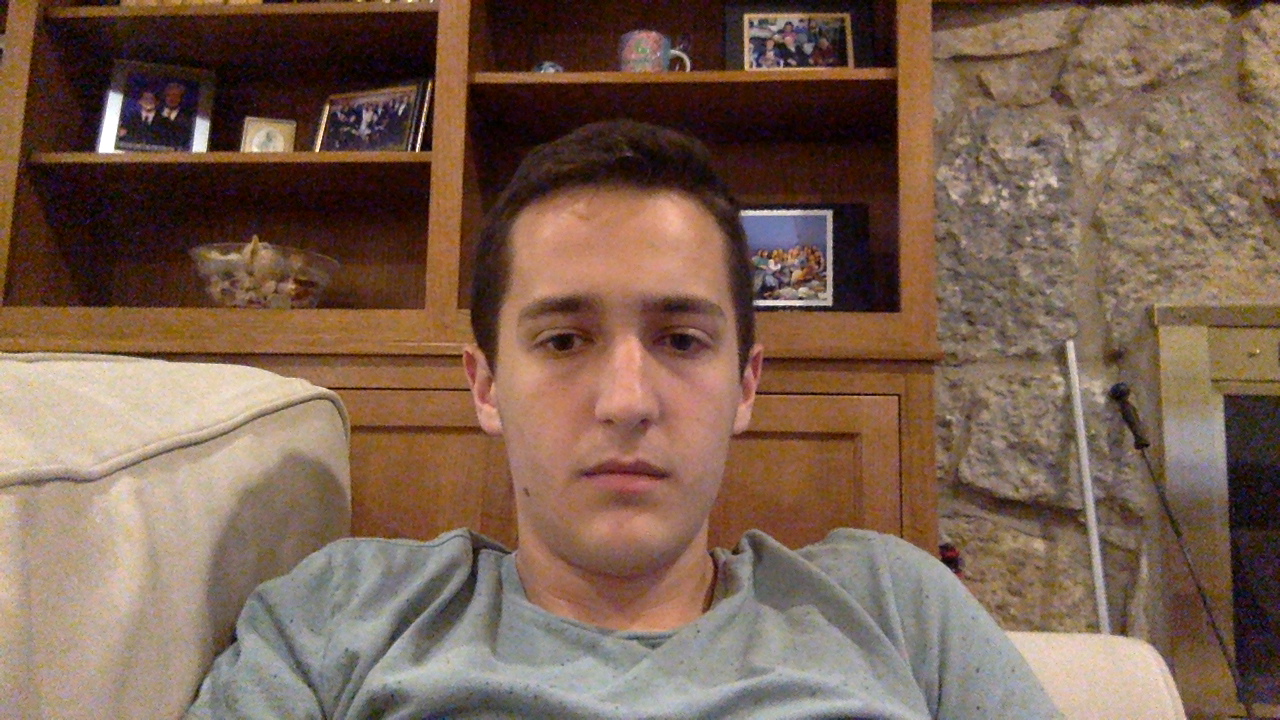
#> input picture images/frame3.png, 1280 x 720 px, given in place of the camera
$ python capture_scroll.py
#> lines starting #> are read from the running program, lines starting #| are printed output that depends on the picture; after the words box and inside, x2 and y2 are one past the last pixel; in counts of white or black regions, pixels touching at a corner belong together
### haar_detector.py
import cv2 as cv
import numpy as np

''' Load the OpenCV face and eye classifiers '''
cv_path = '/library/frameworks/python.framework/versions/3.6/lib/python3.6/site-packages/cv2/data'
face_cascade = cv.CascadeClassifier(cv_path+'/haarcascade_frontalface_default.xml')
face_cascade_alt = cv.CascadeClassifier(cv_path+'/haarcascade_frontalface_alt.xml')
face_cascade_alt2 = cv.CascadeClassifier(cv_path+'/haarcascade_frontalface_alt2.xml')

eye_cascade = cv.CascadeClassifier(cv_path+'/haarcascade_eye.xml')
left_eye_cascade = cv.CascadeClassifier(cv_path+'/haarcascade_lefteye_2splits.xml')
right_eye_cascade = cv.CascadeClassifier(cv_path+'/haarcascade_righteye_2splits.xml')
glasses_cascade = cv.CascadeClassifier(cv_path+'/haarcascade_eye_tree_eyeglasses.xml')

# [12 lines left out: function percent_overlap, not called in this run]

def detect_faces(im):
    faces = face_cascade.detectMultiScale(im, 1.3, 5)
    if len(faces) == 0:
        faces = face_cascade_alt.detectMultiScale(im, 1.3, 5)
        if len(faces) == 0:
            faces = face_cascade_alt2.detectMultiScale(im, 1.3, 5)
    return faces

def detect_eyes(face):
    eyes = eye_cascade.detectMultiScale(face)
    if len(eyes) == 0:
        eyes = glasses_cascade.detectMultiScale(face)
        # if len(eyes) == 0:
        #     eyes = left_eye_cascade.detectMultiScale(face)
        #     eyes = np.concatenate((eyes, right_eye_cascade.detectMultiScale(face)), axis=0)
    return eyes

### detect_pupils.py
import numpy as np

import skimage.feature as feat
import skimage.filters as filters
import skimage.morphology as morph

import cv2 as cv

from haar_detector import *

# [20 lines left out: function select_eyes, not called in this run]

def weighted_size_for(blob, mx, my, h):
    rad = int(blob[2]*np.sqrt(2.))
    size = np.count_nonzero(morph.disk(rad))

    ''' Use an Epanechnikov kernel to weight the size of the blob by how far away it is from the center of the eye '''
    dist = (np.sqrt((blob[0]-my)**2 + (blob[1]-mx)**2)/h)**2
    return size * max(1-dist, 0)

def detect_pupils(im, ret_eyes=False, ret_face=False, rel_coords=False):
    ''' Detect faces in the image. Hopefully there is only one face '''
    faces = detect_faces(im)
    if len(faces) != 1:
        if ret_eyes and ret_face: return [], [], []
        elif ret_eyes or ret_face: return [], []
        return []

    x, y, w, h = faces[0]

    ''' Detect the eyes in the image '''
    face = im[y:y+h, x:x+w]
    eyes = detect_eyes(face)
    if len(eyes) > 2:
        eyes = select_eyes(eyes, w)

    if len(eyes) < 2:
        if ret_eyes and ret_face: return [], [], []
        elif ret_eyes or ret_face: return [], []
        return []

    pupils = []

    # [6 lines of commented-out code are left out]

    for i, (ex, ey, ew, eh) in enumerate(eyes):
        p = min(15, min(ew, eh)//3) # padding since the OpenCV detected eyes usually contain a lot of surrounding mess
        ex, ey = ex+p, ey+p
        ew, eh = ew-2*p, eh-2*p
        eye = face[ey:ey+eh, ex:ex+ew]

        # [4 lines of commented-out code are left out]
        min_sigma, max_sigma = 1.25, 13.5

        ''' Preprocess the image '''
        eye = filters.median(eye, morph.disk(3)) # median filtering was found experimentally to improve results
        _, eye = cv.threshold(eye, np.percentile(eye.ravel(), 25), 255, cv.THRESH_BINARY_INV) # thresholding @ the 25th percentile results in a good blob canvas

        ''' Perform LoG spot detection on the eye patch '''
        blobs = feat.blob_log(eye/255.,
                            min_sigma=min_sigma,
                            max_sigma=max_sigma,
                            num_sigma=15,
                            threshold=0.5) # default is [1.25, 8.0]

        if len(blobs) == 0:
            print('No blobs found for eye')
            continue

        mx, my = ew/2., eh/2.
        h = (mx + my)/2.

        ''' Pick the blob that has the largest weighted size. This assumes that the pupil is likely to be both: '''
        '''             a) large-ish in size, and                                                               '''
        '''             b) near-ish to the center of the eye                                                    '''
        sizes = np.array(list(map(lambda blob: weighted_size_for(blob,
                                                                mx,
                                                                my,
                                                                h), blobs)))
        blob = blobs[np.argmax(sizes)]
        bx, by = blob[1], blob[0]

        if not rel_coords:
            bx += x+ex
            by += y+ey

        pupils.append({
            'x': bx,
            'y': by,
            'r': blob[2]*np.sqrt(2.)
        })

    if ret_eyes:
        eyes = list(map(
            lambda eye: (x+eye[0], y+eye[1], eye[2], eye[3]),
            eyes
        ))

    if ret_eyes and ret_face:
        return pupils, eyes, faces[0]
    elif ret_eyes:
        return pupils, eyes
    elif ret_face:
        return pupils, face

    return pupils

# [17 lines that do not run on import are left out]

    # [19 lines of commented-out code are left out]

### capture_scroll.py
# SYNAPSIS:
    # When this program is run, is reads frames from the webcam
    # and performs pupil detection on each frame.

    # The program works with the web interface to get the pupil's vertical distance moved.
    #
    # In the web interface, there is an initial calibration period (~5 seconds) in which
    # the user is asked to stare at a stationary red dot.
    #
    # During this period, the capture program (in this file) calculates a mean vertical
    # position for the pupils.
    #
    # Once the calibration period has finished, the pupil position found in all subsequent frames
    # is used to calculate how much to scroll.

import cv2 as cv
import numpy as np
import sys
import signal
from time import time, sleep
import json
from os.path import isfile

from detect_pupils import detect_pupils
from fps_for_tracking import get_fps
from tracking import *

smooth_scrolling = False
if smooth_scrolling:
    import subprocess
    from multiprocessing.connection import Client
else:
    import pyautogui as gui

calibration_done = None    # flag to set to True once the calibration period has elapsed
display = True               # flag to set to True if you want to see the detection/tracking, otherwise it is headlessly
height, width = None, None  # the height and width of the window that the web interface is in

def start_calibration(signum, frame):
    global calibration_done
    calibration_done = False

def read_dimensions(signum, frame):
    ''' get the viewport dimensions that were saved to a file by the webserver '''
    global height, width

    if not isfile('dimensions.txt'):
        print('No dimension file')
        return

    # the dimensions.txt file should be a JSON string
    # formatted as: {height: <height>, width: <width>}
    with open('dimensions.txt') as f:
        dimensions = json.loads(f.read())

    height = int(dimensions['height'])
    width = int(dimensions['width'])

def dist(p1, p2):
    ''' Euclidean distance between two 2d points '''
    return np.sqrt((p1[0]-p2[0])**2 + (p1[1]-p2[1])**2)

def perform_capture():
    ''' read frames from the webcam and perform pupil detection '''
    global calibration_done, debug
    global height, width

    if height is None or width is None:
        read_dimensions(None, None)
#> (reads dimensions.txt from the repository)

        # if we still don't have dimensions, just make 'em up
        if height is None or width is None:
            height, width = 1, 1

    prev_p1, prev_p2 = None, None   # the previous positions of the two pupils
    init_y1, init_y2 = 0, 0         # the initial y position of both pupils
    T = 3                           # threshold distance that each pupil must have moved less
                                    # than between frames to be considered calibrated

    t = .5

    if smooth_scrolling:
        conn = Client(('localhost', 6000), authkey=b'password')

    cap = cv.VideoCapture(0)

    while True:
        _, frame = cap.read()
#> frame is the input picture: shape (720, 1280, 3); mean B, G, R 81.1, 97.3, 122.5

        gray = cv.cvtColor(frame, cv.COLOR_BGR2GRAY)
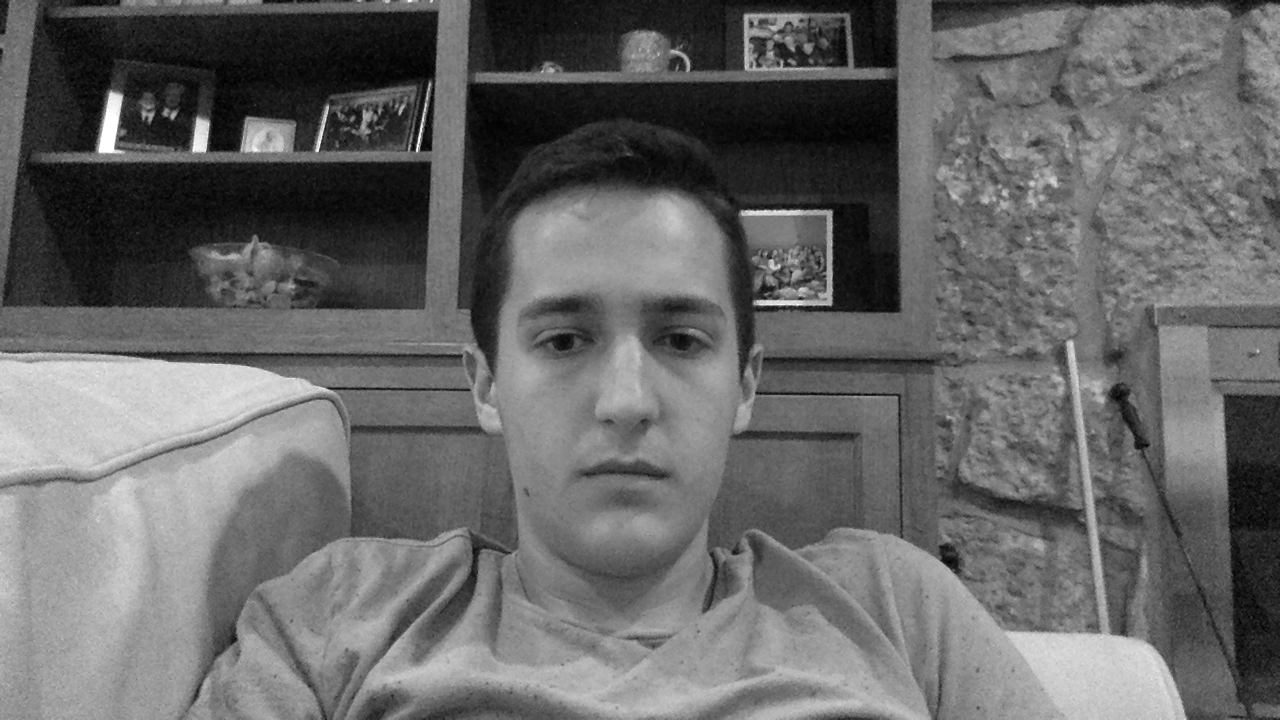
#> gray: shape (720, 1280); min 0, max 255, mean 103
        pupils, eyes, face = detect_pupils(gray, ret_eyes=True, ret_face=True, rel_coords=False)
#> in detect_faces, `faces = face_cascade.detectMultiScale(im, 1.3, 5)`: faces = [[448, 195, 362, 362]]
#> in detect_pupils, `x, y, w, h = faces[0]`: x = 448; y = 195; w = 362
#> in detect_pupils, `face = im[y:y+h, x:x+w]`:
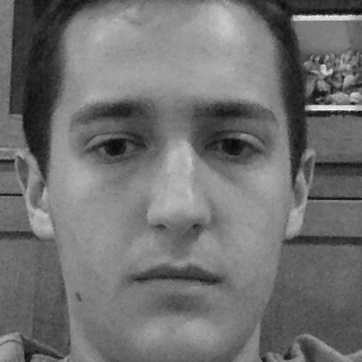
#> face: shape (362, 362); min 3, max 252, mean 112.5
#> in detect_eyes, `eyes = eye_cascade.detectMultiScale(face)`: eyes = [[79, 109, 72, 72], [192, 108, 74, 74]]
#> the loop in detect_pupils, `for i, (ex, ey, ew, eh) in enumerate(eyes):` made 2 passes
#> (ex, ey, ew, eh, p, min_sigma, max_sigma, mx) on passes 1 to 2: (94, 124, 42, 42, 15, 1.25, 13.5, 21), (207, 123, 44, 44, 15, 1.25, 13.5, 22)
#> pass 1, in detect_pupils, `eye = face[ey:ey+eh, ex:ex+ew]`:
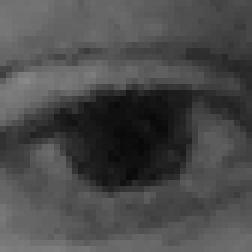
#> eye: shape (42, 42) (shown 6 times larger); min 8, max 136, mean 74.4
#> pass 1, in detect_pupils, `_, eye = cv.threshold(eye, np.percentile(eye.ravel(), 25), 255, cv.THR..`:
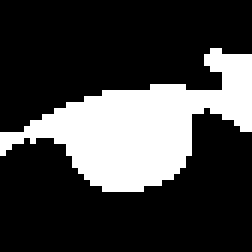
#> eye: shape (42, 42) (shown 6 times larger); 25.3% white; 1 white region, box (x1, y1, x2, y2) and area: (0, 8, 42, 32) 446
#> pass 2, in detect_pupils, `eye = face[ey:ey+eh, ex:ex+ew]`:
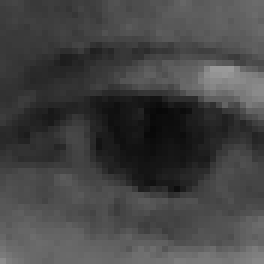
#> eye: shape (44, 44) (shown 6 times larger); min 8, max 154, mean 67.8
#> after the loop in detect_pupils, `for i, (ex, ey, ew, eh) in enumerate(eyes):`: pupils = 2 items
#> in detect_pupils, `eyes = list(map( lambda eye: (x+eye[0], y+eye[1], eye[2], eye[3]), eye..`: eyes = [(527, 304, 72, 72), (640, 303, 74, 74)]
#> pupils = 2 items; eyes = [(527, 304, 72, 72), (640, 303, 74, 74)]; face = [448, 195, 362, 362]

        if calibration_done is None:
            if display:
                cv.imshow('frame', frame)
        elif not calibration_done:
            # Calibration is stopped when there are two consecutive frames where
            # the L2 distance of the (x, y) positions that each pupil has moved between
            # frames is smaller than a threshold.
            #
            # Therefore, if we are here, then that condition has not yet been satisfied.
            # Usually, this happens pretty quickly so this is probably towards the beginning of capture.

            if display:
                for p in pupils:
                    cv.circle(frame, (int(p['x']), int(p['y'])), int(p['r']), (0, 0, 255), 2)

                for ex,ey,ew,eh in eyes:
                    cv.rectangle(frame, (int(ex), int(ey)), (int(ew+ex), int(eh+ey)), (0, 0, 255), 2)

                cv.imshow('frame', frame)

            if len(pupils) == 2:
                # Only determine if this frame is good enough to end
                # calibration if there are two pupils found. Crazy, right?

                p1, p2 = pupils[0], pupils[1]

                if prev_p1 is None or prev_p2 is None:
                    # If this is the first frame, then prev_p1
                    # and prev_p2 will be None, so set them.

                    prev_p1 = (p1['x'], p1['y'])
                    prev_p2 = (p2['x'], p2['y'])
                else:
                    # Otherwise, we are in not the first frame and should
                    # compare the found pupil positions to their previous position.

                    curr_p1 = (p1['x'], p1['y'])
                    curr_p2 = (p2['x'], p2['y'])

                    dist1 = dist(prev_p1, curr_p1)
                    dist2 = dist(prev_p2, curr_p2)

                    if dist1 < T and dist2 < T:
                        # Only consider calibrated if BOTH the distances moved
                        # is less than the threshold.

                        calibration_done = True

                        pad = 10            # This padding is used for two things:
                                            #       1. Determining the upper boundary of the eye
                        oy1 = p1['r']+pad   #          bounding box for tracking (giving the pupil some margin).
                                            #       2. Trimming the horizontal dimension of the eye
                        oy2 = p2['r']+pad   #          so that the corners and other junk is not included.
                                            # This is a very crude method but it seem to works OK.

                        # The pupil tracker takes a tuple defining a circle as:
                        #       (x center, y center, radius)
                        tp1 = init_tracker((p1['x'], p1['y'], p1['r']),
                                            'csrt',
                                            frame,
                                            'pupil')

                        tp2 = init_tracker((p2['x'], p2['y'], p2['r']),
                                            'csrt',
                                            frame,
                                            'pupil')

                        init_y1 = p1['y']#-eyes[0][1]
                        init_y2 = p2['y']#-eyes[1][1]
                    else:
                        # Otherwise, update prev_p1 and
                        # prev_p2 and keep on chugging.

                        prev_p1 = curr_p1
                        prev_p2 = curr_p2

        else:
            # Once calibration has completed, we have four trackers:
            #       * One for the left eye (and one for the right eye)
            #       * One for the left pupil (and one for the right pupil)
            # These trackers are named:
            #       te1, tp1, te2, and tp2

            if len(eyes) > 0 and len(pupils) > 0:
                # This check is to make sure we do not try to track the pupil
                # when the user is blinking.
                #
                # During blinking, the eye trackers are not affected,
                # but the pupil trackers often jump to the eyebrow.
                #
                # The len(eyes) check is basically useless, but
                # len(pupils) ensures that the user is blinking (hopefully).

                p1 = track(tp1, frame, 'pupil')

                if display:
                    draw_circle(frame, p1)

                # The bounding box returned from track is of the format:
                #       (x origin, y origin, x width, y height)
                # So to determine the new y position, add half the height
                # to the origin.

                new_y1 = (p1[1]+p1[3]/2)#-ey
                delta_y1 = new_y1-init_y1

                p2 = track(tp2, frame, 'pupil')

                if display:
                    draw_circle(frame, p2)

                new_y2 = (p2[1]+p2[3]/2)#-ey
                delta_y2 = new_y2-init_y2

                if display:
                    cv.circle(frame, (int(p1[0]), int(init_y1)), int(p1[3]/2), (0, 255, 0), 2)
                    cv.circle(frame, (int(p2[0]), int(init_y2)), int(p2[3]/2), (0, 255, 0), 2)

                # To determine the amount to scroll, take the average
                # of the two y-deltas and scale it by the viewport height/1000.
                #
                # The viewport height scaling factor is used because of the
                # typical pixel height of my web browser. This would need
                # to be changed for different viewports.
                #
                # The scroll amount is also negated since positive y-delta's
                # correspond to downward movement but positive scroll amounts
                # correspond to upwards scrolling.

                mean_delta = (delta_y1+delta_y2)/2.
                scroll_amt = -(mean_delta)/height*1000

                if smooth_scrolling:
                    if abs(scroll_amt) > t:
                        if scroll_amt > 0:
                            scroll_amt *= 10
                        conn.send('scroll:' + str(scroll_amt))
                else:
                    gui.vscroll(scroll_amt)


            if display:
                cv.imshow('frame', frame)

        key = cv.waitKey(1) & 0xFF
#> (key q is pressed here)
        if key == ord('q'):
            break

    if smooth_scrolling:
        conn.send('close')
        conn.close()

    cv.destroyAllWindows()
    cap.release()

if __name__ == '__main__':
    if smooth_scrolling:
        _ = subprocess.Popen(['python', 'scroller.py'])
        sleep(1.0)

    signal.signal(signal.SIGUSR1, read_dimensions)
    signal.signal(signal.SIGUSR2, start_calibration)

    perform_capture()
